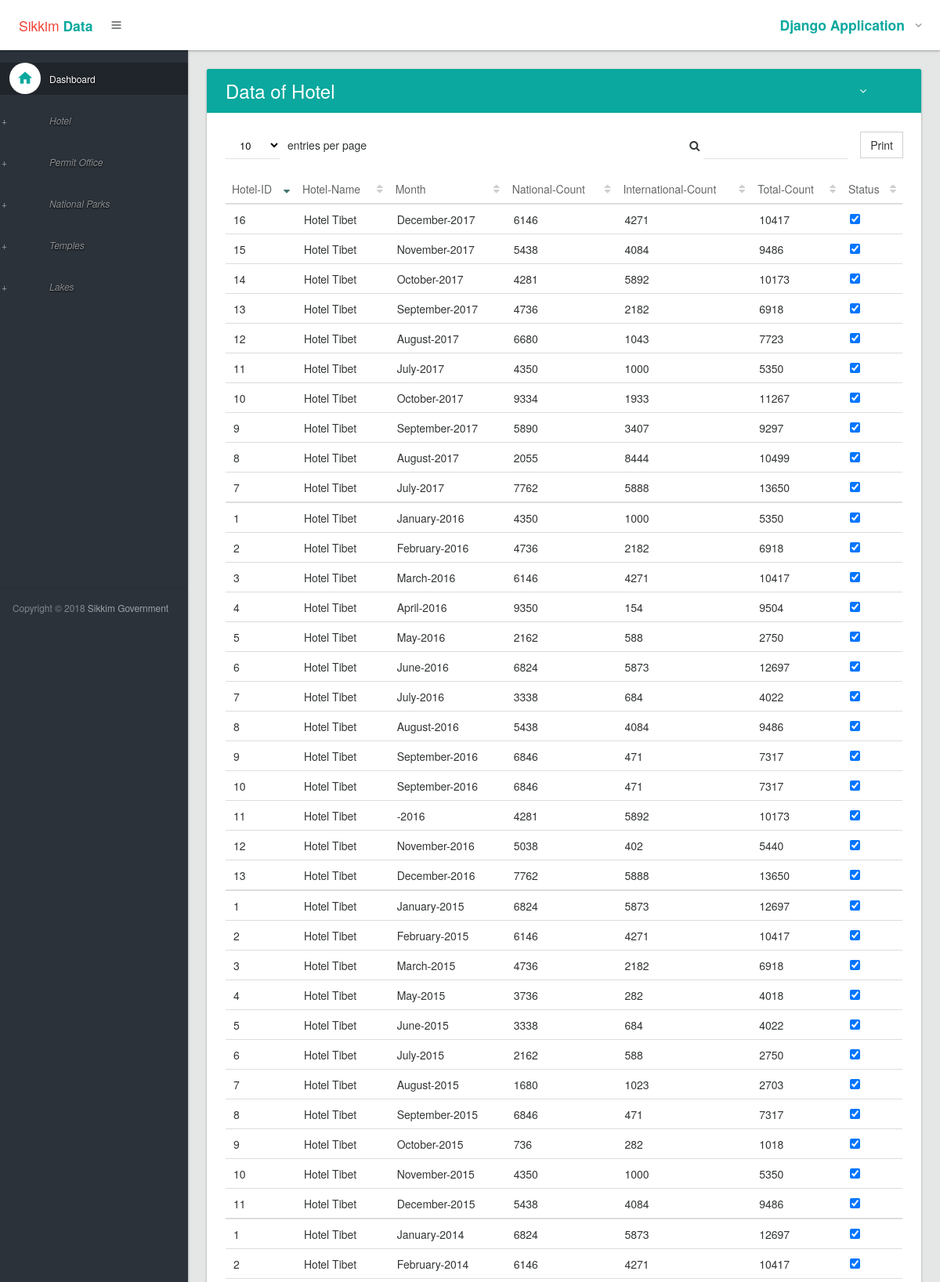
The page /hotel1_data (upper part) on the database its author committed.
### popular/models.py (models this page shows)
class Hotel1_annualReport_2017(models.Model):
    hotel_name = models.CharField(max_length=200)
    month = models.CharField(max_length=10)
    national_count = models.BigIntegerField()
    international_count = models.BigIntegerField()
    total_count = models.BigIntegerField()

class Hotel1_annualReport_2016(models.Model):
    Hotel_name = models.CharField(max_length=200)
    month = models.CharField(max_length=10)
    national_count = models.BigIntegerField()
    international_count = models.BigIntegerField()
    total_count = models.BigIntegerField()

class Hotel1_annualReport_2015(models.Model):
    Hotel_name = models.CharField(max_length=200)
    month = models.CharField(max_length=10)
    national_count = models.BigIntegerField()
    international_count = models.BigIntegerField()
    total_count = models.BigIntegerField()

class Hotel1_annualReport_2014(models.Model):
    Hotel_name = models.CharField(max_length=200)
    month = models.CharField(max_length=10)
    national_count = models.BigIntegerField()
    international_count = models.BigIntegerField()
    total_count = models.BigIntegerField()

### popular/views.py (the view)
# urls.py: url(r'^hotel1_data',views.hotel1_data,name="hotel1.data"),
def hotel1_data(request):
    h=Hotel1_annualReport_2017.objects.all()
    h1=Hotel1_annualReport_2016.objects.all()
    h2=Hotel1_annualReport_2015.objects.all()
    h3=Hotel1_annualReport_2014.objects.all()
    h4=Hotel1_annualReport_2013.objects.all()
    h5=Hotel1_annualReport_2012.objects.all()
    h6=Hotel1_annualReport_2011.objects.all()
    return render(request,'hotel1_data.html',{'h':h,'h1':h1,'h2':h2,'h3':h3,'h4':h4,'h5':h5,'h6':h6})

### popular/templates/hotel1_data.html (shortened to what this page needs)
    {% extends 'layout.html' %}
{% block body %}
<section>
                    <div class="section-body">
                        <div class="row">
                            <div class="col-lg-12">
                                <div class="card">
                                    <div class="card-head style-primary">
                                        <header><h3>Data of Hotel </h3></header>
                                        <div class="tools">
                                            <a class="btn btn-icon-toggle btn-collapse"><i class="fa fa-angle-down"></i></a>
                                            <a class="btn btn-icon-toggle btn-close"></a>
                                        </div>
                                    </div>
                                    <div class="card-body">
                                        <div class="table-responsive">
                                            <table id="datatable2" class="table Hotel-column hover">
                                                <thead>
                                                    <tr>
                                                        <th>Hotel-ID</th>
                                                        <th>Hotel-Name</th>
                                                        <th>Month</th>
                                                        <th>National-Count</th>
                                                        <th>International-Count</th>
                                                        <th>Total-Count</th>
                                                        <th>Status</th>
                                                    </tr>
                                                </thead>
                                              <tbody>
                                                        {% for i in h %}
                                                        <tr class="gradeX">
                                                            <td>{{ i.id }} </td>
                                                            <td><a href= " ">{{ i.hotel_name }}</a></td>
                                                            <td>{{ i.month }}-2017</td>
                                                            <td>{{ i.national_count }}</td>
                                                            <td>{{ i.international_count }}</td>
                                                            <td>{{ i.total_count }}</td>
                                                            <td><input type="checkbox" name="checks" id="1" checked="true" /></td>
                                                         </tr>
                                                        {% endfor %}
                                                </tbody>
                                               <tbody>
                                                        {% for i in h1 %}
                                                        <tr class="gradeX">
                                                            <td>{{ i.id }} </td>
                                                            <td><a href= " ">{{ i.Hotel_name }}</a></td>
                                                            <td>{{ i.month }}-2016</td>
                                                            <td>{{ i.national_count }}</td>
                                                            <td>{{ i.international_count }}</td>
                                                            <td>{{ i.total_count }}</td>
                                                            <td><input type="checkbox" name="checks" id="1" checked="true" /></td>
                                                         </tr>
                                                        {% endfor %}
                                                </tbody>
                                               <tbody>
                                                        {% for i in h2 %}
                                                        <tr class="gradeX">
                                                            <td>{{ i.id }} </td>
                                                            <td><a href= " ">{{ i.Hotel_name }}</a></td>
                                                            <td>{{ i.month }}-2015</td>
                                                            <td>{{ i.national_count }}</td>
                                                            <td>{{ i.international_count }}</td>
                                                            <td>{{ i.total_count }}</td>
                                                            <td><input type="checkbox" name="checks" id="1" checked="true" /></td>
                                                         </tr>
                                                        {% endfor %}
                                                </tbody>
                                                  <tbody>
                                                        {% for i in h3 %}
                                                        <tr class="gradeX">
                                                            <td>{{ i.id }} </td>
                                                            <td><a href= " ">{{ i.Hotel_name }}</a></td>
                                                            <td>{{ i.month }}-2014</td>
                                                            <td>{{ i.national_count }}</td>
                                                            <td>{{ i.international_count }}</td>
                                                            <td>{{ i.total_count }}</td>
                                                            <td><input type="checkbox" name="checks" id="1" checked="true" /></td>
                                                         </tr>
                                                        {% endfor %}
                                                </tbody>
                                            </table>
                                        </div>
                                    </div>
                                </div>
                            </div>
                        </div>
                    </div>
</section>
{% endblock %}

### rows shown on the page
Hotel1_annualReport_2017: id "7", hotel_name "Hotel Tibet", month "July", national_count "7762", international_count "5888", total_count "13650"
Hotel1_annualReport_2017: id "8", hotel_name "Hotel Tibet", month "August", national_count "2055", international_count "8444", total_count "10499"
Hotel1_annualReport_2017: id "9", hotel_name "Hotel Tibet", month "September", national_count "5890", international_count "3407", total_count "9297"
Hotel1_annualReport_2017: id "10", hotel_name "Hotel Tibet", month "October", national_count "9334", international_count "1933", total_count "11267"
Hotel1_annualReport_2017: id "11", hotel_name "Hotel Tibet", month "July", national_count "4350", international_count "1000", total_count "5350"
Hotel1_annualReport_2017: id "12", hotel_name "Hotel Tibet", month "August", national_count "6680", international_count "1043", total_count "7723"
Hotel1_annualReport_2017: id "13", hotel_name "Hotel Tibet", month "September", national_count "4736", international_count "2182", total_count "6918"
Hotel1_annualReport_2017: id "14", hotel_name "Hotel Tibet", month "October", national_count "4281", international_count "5892", total_count "10173"
Hotel1_annualReport_2017: id "15", hotel_name "Hotel Tibet", month "November", national_count "5438", international_count "4084", total_count "9486"
Hotel1_annualReport_2017: id "16", hotel_name "Hotel Tibet", month "December", national_count "6146", international_count "4271", total_count "10417"
Hotel1_annualReport_2016: id "1", Hotel_name "Hotel Tibet", month "January", national_count "4350", international_count "1000", total_count "5350"
Hotel1_annualReport_2016: id "2", Hotel_name "Hotel Tibet", month "February", national_count "4736", international_count "2182", total_count "6918"
Hotel1_annualReport_2016: id "3", Hotel_name "Hotel Tibet", month "March", national_count "6146", international_count "4271", total_count "10417"
Hotel1_annualReport_2016: id "4", Hotel_name "Hotel Tibet", month "April", national_count "9350", international_count "154", total_count "9504"
Hotel1_annualReport_2016: id "5", Hotel_name "Hotel Tibet", month "May", national_count "2162", international_count "588", total_count "2750"
Hotel1_annualReport_2016: id "6", Hotel_name "Hotel Tibet", month "June", national_count "6824", international_count "5873", total_count "12697"
Hotel1_annualReport_2016: id "7", Hotel_name "Hotel Tibet", month "July", national_count "3338", international_count "684", total_count "4022"
Hotel1_annualReport_2016: id "8", Hotel_name "Hotel Tibet", month "August", national_count "5438", international_count "4084", total_count "9486"
Hotel1_annualReport_2016: id "9", Hotel_name "Hotel Tibet", month "September", national_count "6846", international_count "471", total_count "7317"
Hotel1_annualReport_2016: id "10", Hotel_name "Hotel Tibet", month "September", national_count "6846", international_count "471", total_count "7317"
Hotel1_annualReport_2016: id "11", Hotel_name "Hotel Tibet", national_count "4281", international_count "5892", total_count "10173"
Hotel1_annualReport_2016: id "12", Hotel_name "Hotel Tibet", month "November", national_count "5038", international_count "402", total_count "5440"
Hotel1_annualReport_2016: id "13", Hotel_name "Hotel Tibet", month "December", national_count "7762", international_count "5888", total_count "13650"
Hotel1_annualReport_2015: id "1", Hotel_name "Hotel Tibet", month "January", national_count "6824", international_count "5873", total_count "12697"
Hotel1_annualReport_2015: id "2", Hotel_name "Hotel Tibet", month "February", national_count "6146", international_count "4271", total_count "10417"
Hotel1_annualReport_2015: id "3", Hotel_name "Hotel Tibet", month "March", national_count "4736", international_count "2182", total_count "6918"
Hotel1_annualReport_2015: id "4", Hotel_name "Hotel Tibet", month "May", national_count "3736", international_count "282", total_count "4018"
Hotel1_annualReport_2015: id "5", Hotel_name "Hotel Tibet", month "June", national_count "3338", international_count "684", total_count "4022"
Hotel1_annualReport_2015: id "6", Hotel_name "Hotel Tibet", month "July", national_count "2162", international_count "588", total_count "2750"
Hotel1_annualReport_2015: id "7", Hotel_name "Hotel Tibet", month "August", national_count "1680", international_count "1023", total_count "2703"
Hotel1_annualReport_2015: id "8", Hotel_name "Hotel Tibet", month "September", national_count "6846", international_count "471", total_count "7317"
Hotel1_annualReport_2015: id "9", Hotel_name "Hotel Tibet", month "October", national_count "736", international_count "282", total_count "1018"
Hotel1_annualReport_2015: id "10", Hotel_name "Hotel Tibet", month "November", national_count "4350", international_count "1000", total_count "5350"
Hotel1_annualReport_2015: id "11", Hotel_name "Hotel Tibet", month "December", national_count "5438", international_count "4084", total_count "9486"
Hotel1_annualReport_2014: id "1", Hotel_name "Hotel Tibet", month "January", national_count "6824", international_count "5873", total_count "12697"
Hotel1_annualReport_2014: id "2", Hotel_name "Hotel Tibet", month "February", national_count "6146", international_count "4271", total_count "10417"
